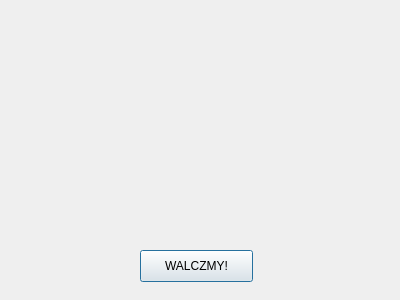
<?xml version="1.0" encoding="UTF-8"?>
<ui version="4.0">
 <class>comfirmFight</class>
 <widget class="QDialog" name="comfirmFight">
  <property name="geometry">
   <rect>
    <x>0</x>
    <y>0</y>
    <width>400</width>
    <height>300</height>
   </rect>
  </property>
  <property name="windowTitle">
   <string>Dialog</string>
  </property>
  <widget class="QLabel" name="answerLabel">
   <property name="geometry">
    <rect>
     <x>10</x>
     <y>19</y>
     <width>381</width>
     <height>151</height>
    </rect>
   </property>
   <property name="font">
    <font>
     <family>Avenir</family>
     <pointsize>24</pointsize>
     <italic>true</italic>
    </font>
   </property>
   <property name="text">
    <string/>
   </property>
  </widget>
  <widget class="QPushButton" name="pushButton">
   <property name="geometry">
    <rect>
     <x>140</x>
     <y>250</y>
     <width>113</width>
     <height>32</height>
    </rect>
   </property>
   <property name="text">
    <string>WALCZMY!</string>
   </property>
  </widget>
 </widget>
 <resources/>
 <connections/>
</ui>
